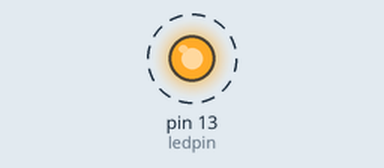
Bench run of a sketch on a simulated Arduino Uno, built with avr-gcc and run on an emulated ATmega328P. On the bench: output pins drawn as LEDs (lit = HIGH). Dashed ring = blinking.

Above: at 0.2 s.
Timing chart, 0 to 3.0 s (numbered marks = the images above):
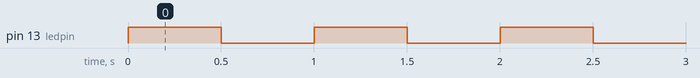

Measured:
- by itself, pin 13 (ledpin): alternates HIGH for 0.50 s and LOW for 0.50 s

The sketch:

LED_Blink.ino
```cpp
const int ledpin = 13;
const int delaytime = 500;

void setup() {
  // put your setup code here, to run once:
  pinMode(ledpin, OUTPUT); // ledpin as output
}

void loop() {
  // put your main code here, to run repeatedly:
  digitalWrite(ledpin, HIGH); // led on
  delay(delaytime); // wait
  digitalWrite(ledpin, LOW); //led off
  delay(delaytime); // wait
}
```
